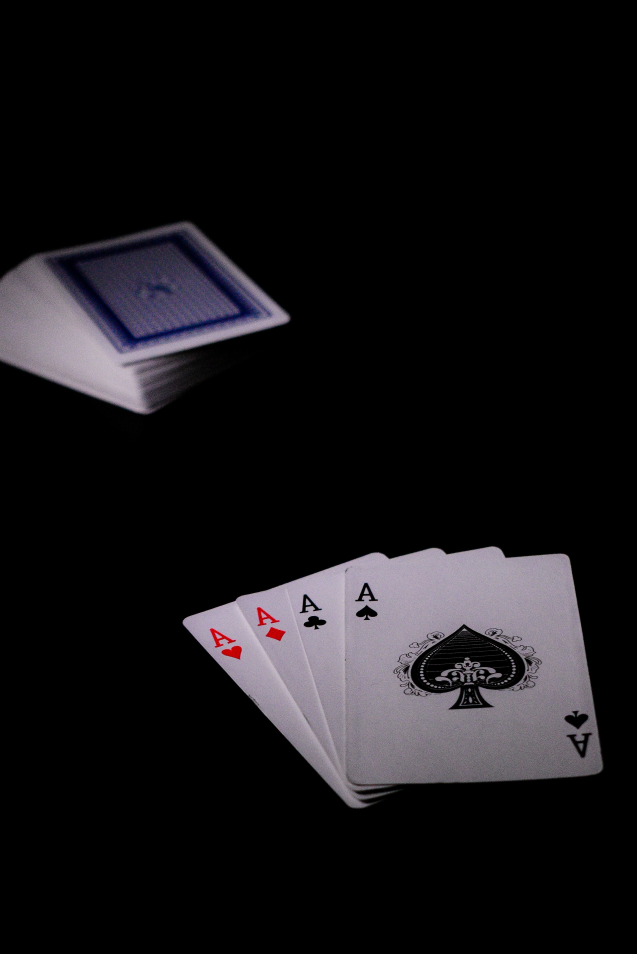
#> input picture opencv/Resources/warp_pers.jpg, 2546 x 3816 px (shown at 1/4 size)
$ python warp_perspective.py
#> lines starting #> are read from the running program, lines starting #| are printed output that depends on the picture

# https://yangcha.github.io/iview/iview.html

#for finding points of the image
import cv2 as cv
import numpy as np


img = cv.imread("Resources/warp_pers.jpg")
#> img is the input picture: shape (3816, 2546, 3); mean B, G, R 23.5, 20.9, 22.6

width,height =200,300 # final image size
pts1=np.float32([[1390,2276],[2261,2219],[1404,3122],[2403,3088]]) # from a html page which is stored in the reading list of
# safari
pts2 = np.float32([[0,0],[width,0],[0,height],[width,height]])
matrix = cv.getPerspectiveTransform(pts1,pts2)
imgOutput = cv.warpPerspective(img,matrix,(width,height))
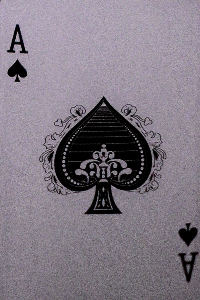
#> imgOutput: shape (300, 200, 3); mean B, G, R 132.1, 121.3, 129.1


cv.imshow("Img",img)
cv.imshow("warp Img",imgOutput)
cv.waitKey(0)
